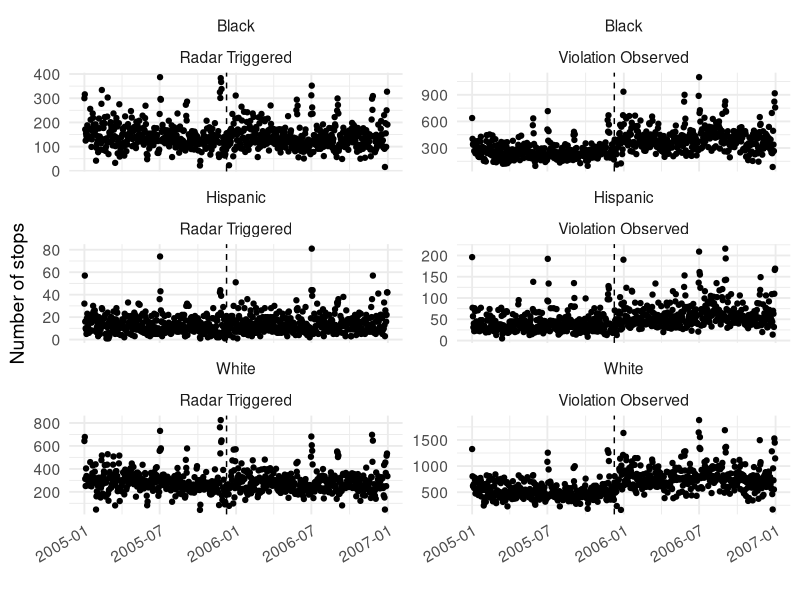

Reproduce this figure in R. (Note: this script raises an error after producing the figure.)
## ---- chunk 1
knitr::opts_chunk$set(echo = TRUE, warning = F, message = F, fig.width=8, fig.height=8)
## ---- chunk 2
#install.packages("tidyverse") ## install if haven't already done so
#install.pacakges("mgcv") ## install if haven't already done so
#install.pacakges("lubridate") ## install if haven't already done so

library(tidyverse)
library(mgcv)
library(lubridate)
## ---- chunk 3
data <- read.csv("../Data/dailyStops.csv")

data$date2 <- as.Date(as.character(data$date2)) ## Date class rather than factor

data$day_of_week <- factor(data$day_of_week, levels = levels(data$day_of_week)[c(2, 6, 7, 5, 1, 3, 4)]) ## relevel Monday onward 
## ---- chunk 4
## Slide 4 Figure
ggplot(data, aes(x = date2, y = daily_num_stops)) +
  facet_wrap(race ~ stop_purpose2, scales = "free_y", ncol = 2) +
  geom_point() +
  geom_vline(xintercept = as.Date("2005-12-09"), lty = 2) +
  theme_minimal(base_size = 14) +
  theme(
    legend.title = element_blank(), # legend.position = "bottom" #,
    axis.text.x = element_text(angle = 30, hjust = 1)
  ) +
  labs(y = "Number of stops", x = "")

## ---- chunk 5
## Slide 5
linear_model <- lm(daily_num_stops ~ driver_race + post_policy + driver_race * post_policy + day_of_week + month, data = data)

summary(linear_model)

data$predLM <- predict(linear_model) ## store predicted values

## ---- chunk 6
ggplot(data, aes(x = date2, y = daily_num_stops)) +
  facet_wrap(~race, scales = "free_y", ncol = 1) +
  geom_point() +
  geom_line(aes(x = date2, y = predLM, col = day_of_week)) +
  geom_vline(xintercept = as.Date("2005-12-09"), lty = 2) +
  theme_minimal(base_size = 14) +
  theme(
    legend.title = element_blank(), # legend.position = "bottom" #,
    axis.text.x = element_text(angle = 30, hjust = 1)
  ) +
  labs(y = "Number of stops", x = "")

## ---- chunk 7
## Slide 6
generalized_linear_model <- glm(daily_num_stops ~ driver_race + post_policy + driver_race * post_policy + day_of_week + month, data = data, family = "quasipoisson")
summary(generalized_linear_model)

data$predGLM <- predict(generalized_linear_model, type = "response") ## store predicted values on response scale
## ---- chunk 8
ggplot(data, aes(x = date2, y = daily_num_stops)) +
  facet_wrap(~race, scales = "free_y", ncol = 1) +
  geom_point() +
  geom_line(aes(date2, predGLM, col = day_of_week)) +
  geom_vline(xintercept = as.Date("2005-12-09"), lty = 2) +
  theme_minimal(base_size = 14) +
  theme(
    legend.title = element_blank(), # legend.position = "bottom" #,
    axis.text.x = element_text(angle = 30, hjust = 1)
  ) +
  labs(y = "Number of stops", x = "")

## ---- chunk 9
## Slide 10

data$day_of_week_num <- as.numeric(data$day_of_week) ## now want to allow smoothness across days of week rather than a separate coefficient for each day

generalized_additive_model <- gam(daily_num_stops ~ driver_race + post_policy + driver_race * post_policy + s(day_of_week_num, bs = "cc", k = 4) + s(month, bs = "cc"), data = data, family = "quasipoisson")

summary(generalized_additive_model)

data$predGAM <- predict(generalized_additive_model, type = "response")

## ---- chunk 10
ggplot(data, aes(x = date2, y = daily_num_stops)) +
  facet_wrap(~race, scales = "free_y", ncol = 1) +
  geom_point() +
  geom_line(aes(date2, predGAM, col = day_of_week)) +
  geom_vline(xintercept = as.Date("2005-12-09"), lty = 2) +
  theme_minimal(base_size = 14) +
  theme(
    legend.title = element_blank(), # legend.position = "bottom" #,
    axis.text.x = element_text(angle = 30, hjust = 1)
  ) +
  labs(y = "Number of stops", x = "")

## ---- chunk 11
data$doy= yday(data$stop_date) 
